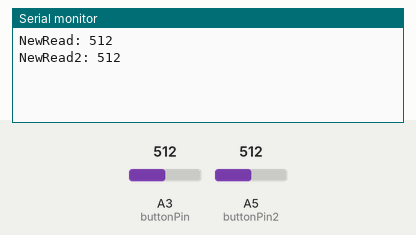
Simulated run of this sketch. Board: Arduino Uno, built with avr-gcc and run on an emulated ATmega328P. Shown: the last lines printed to the serial monitor. The test bench sets the inputs (shaded band); at power-on: A3 (buttonPin) = 512, A5 (buttonPin2) = 512.

Above: at 1.8 s.
1.9 s: A3 (buttonPin) set to 716
At 2.5 s:
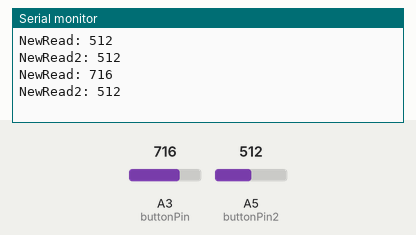
3.4 s: A5 (buttonPin2) set to 716
At 4.7 s:
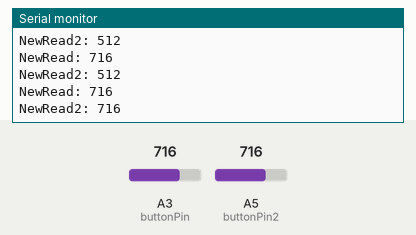
4.9 s: A3 (buttonPin) set to 900
At 5.8 s:
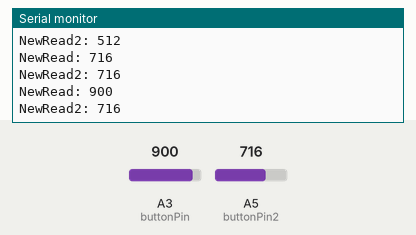
6.4 s: A5 (buttonPin2) set to 900
At 7.7 s:
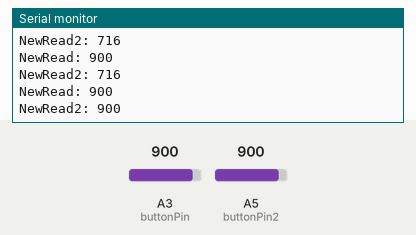
Timing chart, 0 to 8.9 s (numbered marks = the images above; inputs shaded):
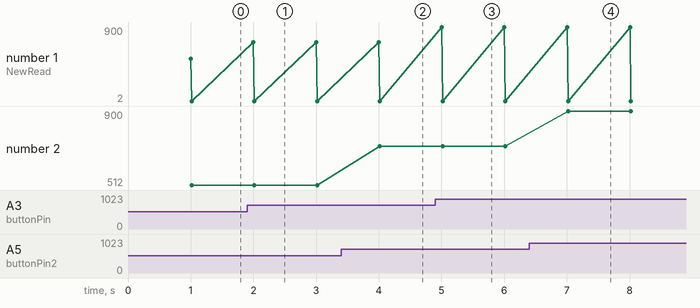

The sketch:

sketch_nov02a.ino
```cpp
//#include <Servo.h>
//Servo servo;
//int servoPin = 9;
//int servoPos= 0;
//bool on = false;

//DEFINE YOUR PINS
int ledPin = 3;
int buttonPin = A3;
int buttonPin2 = A5;

int ledPin2 = 4;
int ledPin3 = 5;
int ledPin4 = 6;

bool on = true;
bool on2 = true;

void setup() {
  // put your setup code here, to run once:
  //serial is a connection with your pc, mostly for debugging
  //the number is connection speed, here i'm using 9600 band. They're pre-defined.
  Serial.begin(9600);

  digitalWrite(ledPin, HIGH);
  digitalWrite(ledPin2, HIGH);
  digitalWrite(ledPin3, HIGH);
  digitalWrite(ledPin4, HIGH);
  pinMode(buttonPin, INPUT);
  pinMode(buttonPin2, INPUT);

  //servo.attach(servoPin);
  //servo.write(servoPos);

}

void loop() {
  // put your main code here, to run repeatedly:
  delay(1000);

  //Analog reads a range,
  //Serial.print("read: ");
  Serial.print("NewRead: ");
  Serial.println(analogRead(buttonPin));
  Serial.print("NewRead2: ");
  Serial.println(analogRead(buttonPin2));

  if(analogRead(buttonPin) > 1000){
    on = false;

    //if on write HIGH, else write LOW
    digitalWrite(ledPin, LOW);
  }
  else{
    on = true;
    digitalWrite(ledPin, HIGH);
  }

   if(analogRead(buttonPin2) > 1000){
    on2 = false;

    //if on write HIGH, else write LOW
    digitalWrite(ledPin3, LOW);
  }
  else{
    on2 = true;
    digitalWrite(ledPin3, HIGH);
  }

  //Serial.println(on);

  /*
  on = !on;
  digitalWrite(ledPin, on ? HIGH : LOW);

  if(on){
    servo.write(servoPos);
  }
  if(servoPos == 0){
    servoPos = 90;
  }
  else{
    servoPos = 0;
  }*/

}
```

Measured:
- after the input at 1.9 s, the serial monitor: prints a new line after 0.10 s (image 1)
- after the input at 3.4 s, the serial monitor: prints a new line after 0.62 s (image 2)
- after the input at 4.9 s, the serial monitor: prints a new line after 0.10 s (image 3)
- after the input at 6.4 s, the serial monitor: prints a new line after 0.62 s (image 4)
